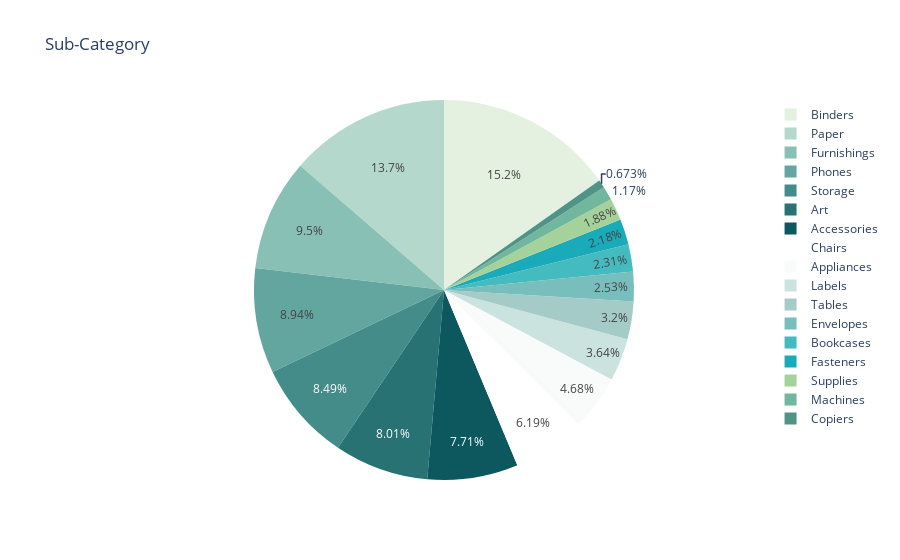

The cell this chart's notebook holds for it:
### Code cell
## 7) Sub-Category
fig = px.pie(df,names='Sub-Category', values=np.ones(df.shape[0]), title='Sub-Category', color_discrete_sequence=px.colors.sequential.Mint)

fig.show()

### Figure 1 — Plotly figure (JSON) as saved in the notebook; plotly's stock layout.template omitted (floating-point values rounded to 4 significant figures; data arrays with more than 128 entries replaced by an {"elided": "..."} marker saying what was removed)
{"data": [{"domain": {"x": [0, 1], "y": [0, 1]}, "hovertemplate": "Sub-Category=%{label}<br>value=%{value}<extra></extra>", "labels": {"elided": "9800 str values"}, "legendgroup": "", "name": "", "showlegend": true, "type": "pie", "values": {"elided": "9800 int values"}}], "layout": {"legend": {"tracegroupgap": 0}, "piecolorway": ["rgb(228, 241, 225)", "rgb(180, 217, 204)", "rgb(137, 192, 182)", "rgb(99, 166, 160)", "rgb(68, 140, 138)", "rgb(40, 114, 116)", "rgb(13, 88, 95)"], "title": {"text": "Sub-Category"}}}
